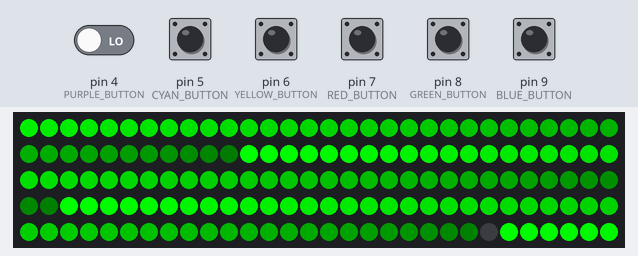
A sketch run on a simulated Arduino Uno, built with avr-gcc and run on an emulated ATmega328P. Shown: 150 RGB LEDs in strip order, left to right, continuing on the next row. The inputs (shaded band) are chosen by the test bench; at power-on: pin 8 (GREEN_BUTTON) HIGH, pin 4 (PURPLE_BUTTON), pin 5 (CYAN_BUTTON), pin 6 (YELLOW_BUTTON), pin 7 (RED_BUTTON), pin 9 (BLUE_BUTTON) LOW. Dim RGB values are drawn brighter than linear.

Above: at 1.2 s.
1.3 s: pin 8 (GREEN_BUTTON) pulled LOW for 3.2 s
At 1.8 s:
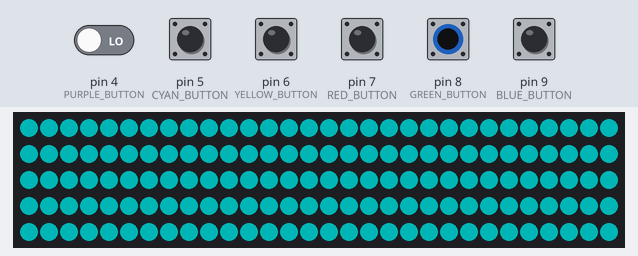
5.1 s: pin 7 (RED_BUTTON) pulled HIGH for 0.15 s
At 5.26 s:
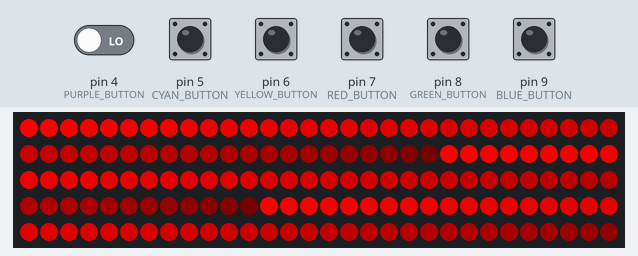
5.8 s: pin 7 (RED_BUTTON) pulled HIGH for 1 s
At 6.18 s:
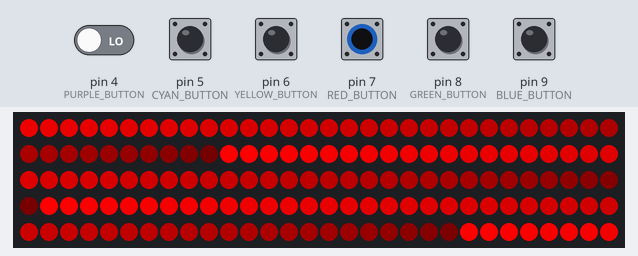
7.4 s: pin 8 (GREEN_BUTTON) pulled LOW for 0.15 s
At 7.89 s:
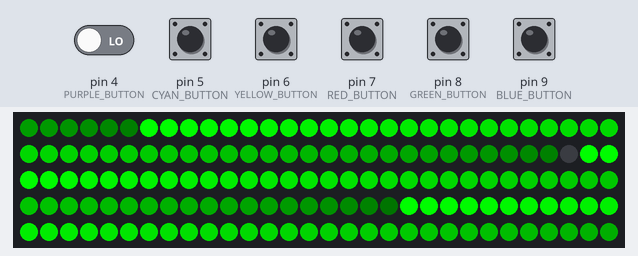
8.1 s: pin 4 (PURPLE_BUTTON) driven HIGH and pin 8 (GREEN_BUTTON) driven LOW
At 8.5 s:
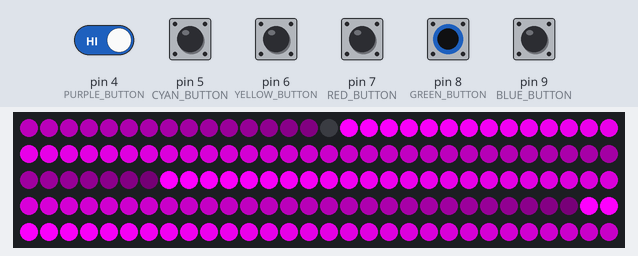
10.7 s: pin 6 (YELLOW_BUTTON) pulled HIGH for 0.15 s
At 10.92 s:
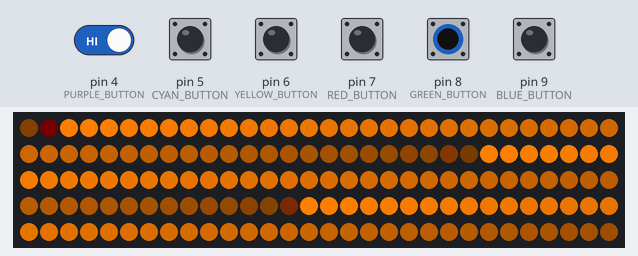
Timing chart, 0 to 12.4 s (numbered marks = the images above; inputs shaded):
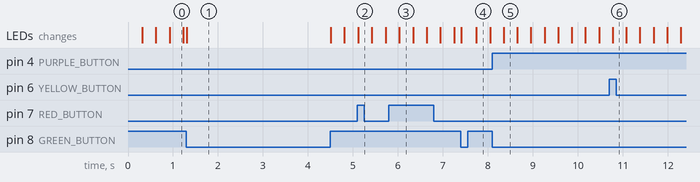

The sketch:

3PIN_2017_Clutch_LED__6Color_Code.ino
```cpp
/*
   Light entire LED strip in single color RED, GREEN, BLUE
   WS2812b - Digital RGB LED Pixel Strip -
   DC5V 60 LEDs per meter.  2.5 meters ==> 150 LEDs
   Library from Pololu https://github.com/pololu/pololu-led-strip-arduino

*/
#include <PololuLedStrip.h>
//#include <Bounce2.h>

/*
    ARDUINO PIN ASSIGNMENTS - double check these!
*/

#define RED_BUTTON  7
#define GREEN_BUTTON  8
#define BLUE_BUTTON 9
// 20170325 18:24 current wiring Yellow 6 Purple 4
#define YELLOW_BUTTON 6
#define CYAN_BUTTON  5
#define PURPLE_BUTTON 4
#define LED_COUNT 150

// Create an ledStrip object and specify the pin it will use.
PololuLedStrip<12> ledStrip;
rgb_color colors[LED_COUNT];

#define RED   {127, 0, 0}
#define GREEN {0, 127, 0}
#define BLUE  {0, 0, 127}
#define BLACK {0, 0, 0}
#define WHITE {62, 62, 62}
#define YELLOW {90, 45, 0}
#define PURPLE {70, 0, 70}
#define CYAN   {0, 64, 64}

void displayColors(rgb_color c) {
  // OR (uint8_t r, uint8_t g, uint8_t b)
  // Create a buffer for holding the colors (3 bytes per color).
  rgb_color colors[LED_COUNT];
  for ( int i = 0; i < LED_COUNT; i++ ) {
    colors[i] = c;  // (rgb_color) {r, g, b};
  }
  // Write the colors to the LED strip.
  ledStrip.write(colors, LED_COUNT);
  }

void displayScrolling(byte red, byte green, byte blue) {
    rgb_color colors[LED_COUNT];

    byte time = millis() >> 1;
    for (uint16_t i = 0; i < LED_COUNT; i++)
    {
      byte x = time - 5 * i;
      colors[i] = (rgb_color) { x*red, x*green, x*blue};
    }
    // Write the colors to the LED strip.
    ledStrip.write(colors, LED_COUNT);
}

void setup()
{
  pinMode(RED_BUTTON, INPUT);
  pinMode(GREEN_BUTTON, INPUT_PULLUP);
  pinMode(BLUE_BUTTON, INPUT);
  pinMode(YELLOW_BUTTON, INPUT);
  pinMode(PURPLE_BUTTON, INPUT);
  pinMode(CYAN_BUTTON, INPUT);
  displayColors((rgb_color) CYAN);
}

void loop() {
  int testColor=0;
  if ( testColor==1 || digitalRead(RED_BUTTON) == HIGH ) {
    byte time = millis() >> 1;
    for (uint16_t i = 0; i < LED_COUNT; i++)
    {
      byte x = time - 5 * i;
      colors[i] = (rgb_color) { x, 0, 0};
    }
    // Write the colors to the LED strip.
    ledStrip.write(colors, LED_COUNT);
  }
  else if ( testColor==2 || digitalRead( GREEN_BUTTON ) == HIGH ) {
    byte time = millis() >> 1;
    for (uint16_t i = 0; i < LED_COUNT; i++)

    {
      byte x = time - 5 * i;
      colors[i] = (rgb_color) { 0, x, 0};
    }
    // Write the colors to the LED strip.
    ledStrip.write(colors, LED_COUNT);
  }
  else if ( testColor==3 || digitalRead( BLUE_BUTTON ) == HIGH ) {
    byte time = millis() >> 1;
    for (uint16_t i = 0; i < LED_COUNT; i++)
    {
      byte x = time - 5 * i;
      colors[i] = (rgb_color) { 0, 0, x};
    }
    // Write the colors to the LED strip.
    ledStrip.write(colors, LED_COUNT);
  }
  else if ( testColor==4 || digitalRead( YELLOW_BUTTON ) == HIGH)  {
    byte time = millis() >> 1;
    for (uint16_t i = 0; i < LED_COUNT; i++)
    {
      byte x = time - 5 * i;
      colors[i] = (rgb_color) { x, x/2, 0}; // less Green
    }
    // Write the colors to the LED strip.
    ledStrip.write(colors, LED_COUNT);
  }
  else if ( testColor==5 || digitalRead(CYAN_BUTTON) == HIGH ) {
    byte time = millis() >> 1;
    for (uint16_t i = 0; i < LED_COUNT; i++)
    {
      byte x = time - 5 * i;
      colors[i] = (rgb_color) {0, x, x};
    }
    // Write the colors to the LED strip.
    ledStrip.write(colors, LED_COUNT);
  }
  else if ( testColor==6 || digitalRead( PURPLE_BUTTON ) == HIGH)  {
    // Update the colors.
    byte time = millis() >> 1;
    for (uint16_t i = 0; i < LED_COUNT; i++)
    {
      byte x = time - 5 * i;
      colors[i] = (rgb_color) { x, 0, x};
    }
    // Write the colors to the LED strip.
    ledStrip.write(colors, LED_COUNT);
  }
  // DEFAULT FALL THRU
  else {
    displayColors((rgb_color) CYAN);
  }
  delay(1);
}
```

Measured:
- after the input at 1.3 s, the LEDs: change at once (image 1)
- after the input at 5.1 s, the LEDs: change at once (image 2)
- after the input at 5.8 s, the LEDs: change after 0.23 s (image 3)
- after the input at 7.4 s, the LEDs: first change at once (image 4 shows a later state)
- after the input at 8.1 s, the LEDs: change after 0.25 s (image 5)
- after the input at 10.7 s, the LEDs: change after 0.07 s (image 6)
